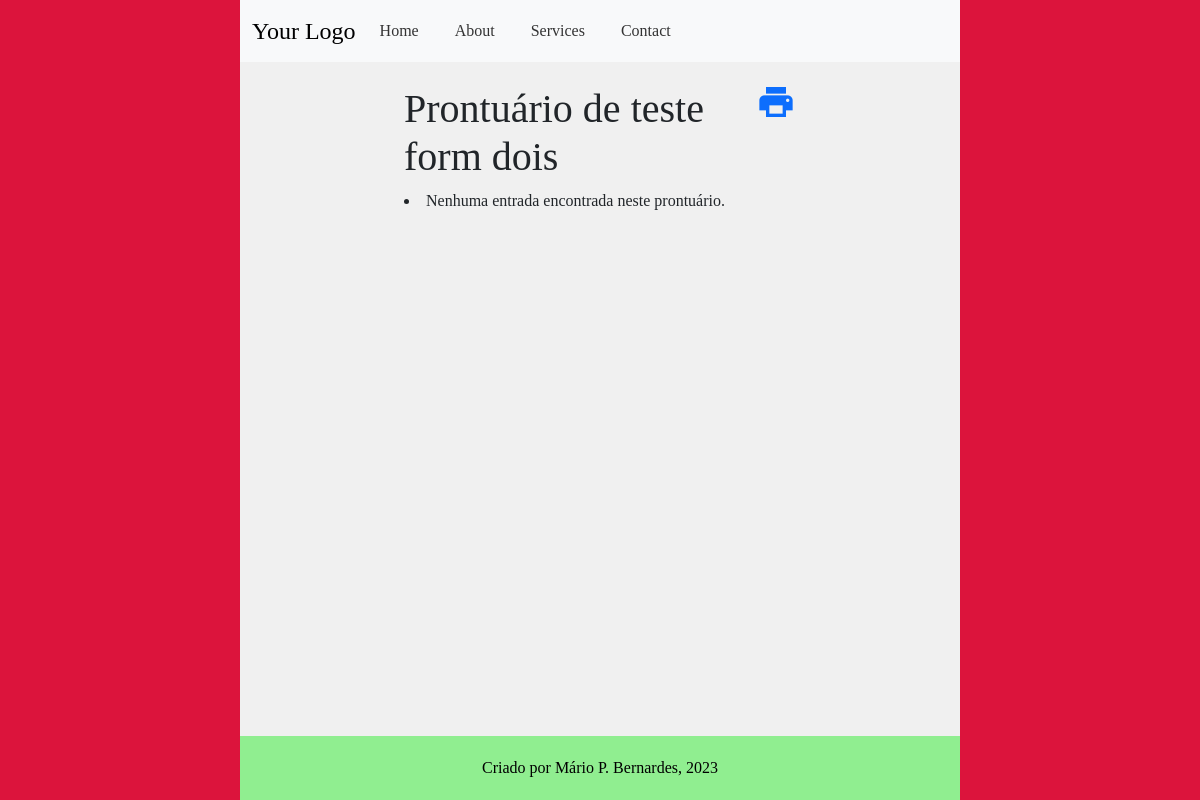
The page /main/prontuario/6556564/ (signed in) on the database as committed earlier.
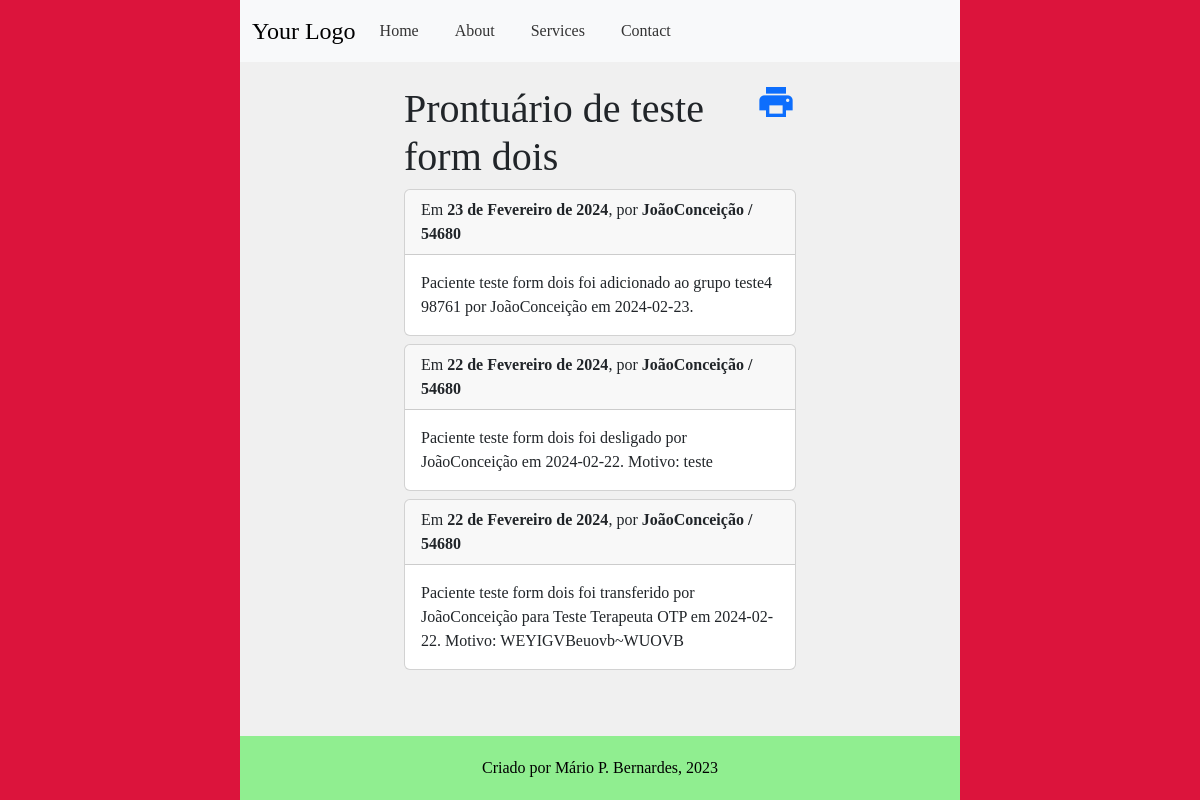
The same page on the database as committed later.
### main/models.py (models this page shows, shortened)
class ProntuariosIndividuais(models.Model):
    numero = models.ForeignKey(
        'CadastroPacientes',
        on_delete=models.PROTECT,
        to_field='prontuario_numero',
        related_name='paciente',
        verbose_name='Nº de Prontuário'
    )
    autor = models.ForeignKey(
        'CadastroProfissionais',
        on_delete=models.PROTECT,
        to_field='nome',
        related_name='prontuarios',
        verbose_name='Terapeuta'
    )
    data_entrada = models.DateField(auto_now_add=True, editable=False, verbose_name='Data da Entrada')
    data_consulta = models.DateField(verbose_name='Data da Consulta', validators=[validate_date_past])
    entrada = models.TextField(verbose_name='Parecer', validators=[MinLengthValidator(limit_value=10)])
    objects = models.Manager()
    class Meta:
        verbose_name = 'Prontuário'
        verbose_name_plural = 'Prontuários'
        permissions = [
            ('add_entry', 'Adicionar entradas em prontuários (Terapeutas)')
        ]

class CadastroProfissionais(models.Model):
    nome = models.CharField(verbose_name='Nome', max_length=100,
                            unique=True, editable=True, validators=[validate_letters])
    conselho_codigo = models.CharField(verbose_name='CRP', max_length=5, unique=True,
                                       editable=True, validators=[validate_numbers])
    STATUS_POS_CHOICES = (
        (0, 'Nível 1 - Incompleto'),
        (1, 'Nível 1 - Completo'),
        (2, 'Nível 2 - Incompleto'),
        (3, 'Nível 2 - Completo'),
        (4, 'Nível 3 - Incompleto'),
        (5, 'Nível 3 - Completo'),
    )
    pos_grad_status = models.IntegerField(verbose_name='Status Pós', choices=STATUS_POS_CHOICES, default=0)
    unimed_codigo = models.CharField(verbose_name='Número cadastro Unimed', max_length=6,
                                     unique=True, editable=True, validators=[validate_numbers])
    email = models.EmailField(verbose_name='Email', editable=True)
    telefone_numero = models.CharField(verbose_name='Telefone', max_length=11,
                                       editable=True, validators=[validate_numbers])
    endereco_rua = models.CharField(verbose_name='Endereço', max_length=100)
    endereco_bairro = models.CharField(verbose_name='Bairro', max_length=50)
    endereco_numero = models.CharField(verbose_name='Número', max_length=7, validators=[validate_numbers])
    endereco_complemento = models.CharField(verbose_name='Complemento', max_length=100)
    cidade = models.CharField(verbose_name='Cidade', max_length=20, validators=[validate_letters,
                                                                                MinLengthValidator(limit_value=3)])
    cep_numero = models.CharField(verbose_name='CEP', max_length=8, validators=[validate_numbers,
                                                                                MinLengthValidator(limit_value=8)])
    nascimento_data = models.DateField(verbose_name='Data de Nascimento', help_text='dd/mm/aaaa',
                                       validators=[validate_date_past])
    cpf_numero = models.CharField(verbose_name='CPF', unique=True, validators=[validate_numbers], max_length=11)
    rg_numero = models.CharField(verbose_name='Número RG', max_length=12,
                                 validators=[MinLengthValidator(limit_value=6)])
    rg_emissor = models.CharField(verbose_name='Orgão Emissor RG', max_length=50)
    usuario_codigo = models.ForeignKey(
        CustomUser,
        related_name='Terapeutas',
        on_delete=models.PROTECT
    )
    objects = models.Manager()
    def __str__(self):
        return f'{self.nome}'
    class Meta:
        verbose_name = 'Terapeuta'
        verbose_name_plural = 'Terapeutas'
        permissions = [
            ('add_terapeuta', 'Adicionar novos Usuários (Administrativos)')
        ]

### main/views.py (the view)
@login_required(login_url="/main/login")
def list_entradas(request: HttpRequest, prontuario_numero: str, as_pdf=False):
    current_user_terapeuta = get_current_user_terapeuta(request)
    current_paciente = get_current_paciente(prontuario_numero)
    current_paciente_prontuario = get_current_paciente_prontuario(prontuario_numero)
    context = {
        'prontuario_numero': prontuario_numero,
        'current_user': current_user_terapeuta,
        'paciente': current_paciente,
        'prontuarios': current_paciente_prontuario,
    }
    if request.GET.get('as_pdf'):
        template = 'prontuario_for_pdf.html'
        return render_to_pdf(template, context)
    template = 'prontuario_pac.html'
    return render(request, template, context)

### main/services/pacientes_services.py (called while the page is built)
def get_current_paciente(prontuario_numero: str) -> CadastroPacientes:
    current_paciente = CadastroPacientes.objects.get(prontuario_numero=prontuario_numero)
    return current_paciente

def get_current_paciente_prontuario(prontuario_numero: str) -> ProntuariosIndividuais:
    current_paciente_prontuario = ProntuariosIndividuais.objects.filter(numero_id=prontuario_numero).order_by('-data_consulta')
    return current_paciente_prontuario

### main/services/terapeutas_services.py (called while the page is built)
def get_current_user_terapeuta(request: HttpRequest) -> Union[CadastroProfissionais, HttpResponseNotFound]:
    if request.user.is_authenticated:
        try:
            current_user_terapeuta = request.user.Terapeutas.get()
        except ObjectDoesNotExist:
            return HttpResponseNotFound("Usuário não associado a um profissional Terapeuta!")
        return current_user_terapeuta
    else:
        return HttpResponseNotFound("Usuário não autenticado!")

### main/templates/prontuario_pac.html (shortened to what this page needs)
{% extends 'middleman1.html' %}
{% block content %}
    <div class="d-flex justify-content-between align-items-baseline">
        <h1> Prontuário de {{ paciente.nome }}</h1>
        {% url 'main:prontuario' prontuario_numero=prontuario_numero as download_url %}
        <a href="{{ download_url }}?as_pdf=1" target="_blank">
            <span class="material-icons fs-1">print</span>
        </a>
    </div>
    {% for prontuario in prontuarios %}
        <div class="card mb-2">
            <div class="card-header">
                Em <strong>{{ prontuario.data_consulta }}</strong>, por <strong>{{ prontuario.autor }} / {{ current_user.conselho_codigo}}</strong><br>
            </div>
            <div class="card-body">
                {{ prontuario.entrada }}
            </div>
        </div>
    {% empty %}
        <li>Nenhuma entrada encontrada neste prontuário.</li>
    {% endfor %}
{% endblock %}

Rows that differ between the two databases and show on the page:
added ProntuariosIndividuais: data_consulta "23 de Fevereiro de 2024", autor "JoãoConceição", entrada "Paciente teste form dois foi adicionado ao grupo teste4 98761 por JoãoConceição em 2024-02-23."
now on this page (row unchanged): CadastroProfissionais: conselho_codigo "54680"
added ProntuariosIndividuais: data_consulta "22 de Fevereiro de 2024", autor "JoãoConceição", entrada "Paciente teste form dois foi desligado por JoãoConceição em 2024-02-22. Motivo: teste"
added ProntuariosIndividuais: data_consulta "22 de Fevereiro de 2024", autor "JoãoConceição", entrada "Paciente teste form dois foi transferido por JoãoConceição para Teste Terapeuta OTP em 2024-02-22. Motivo: WEYIGVBeuovb~WUOVB"
Other text that changed with them:
text no longer shown: "Nenhuma entrada encontrada neste prontuário."
